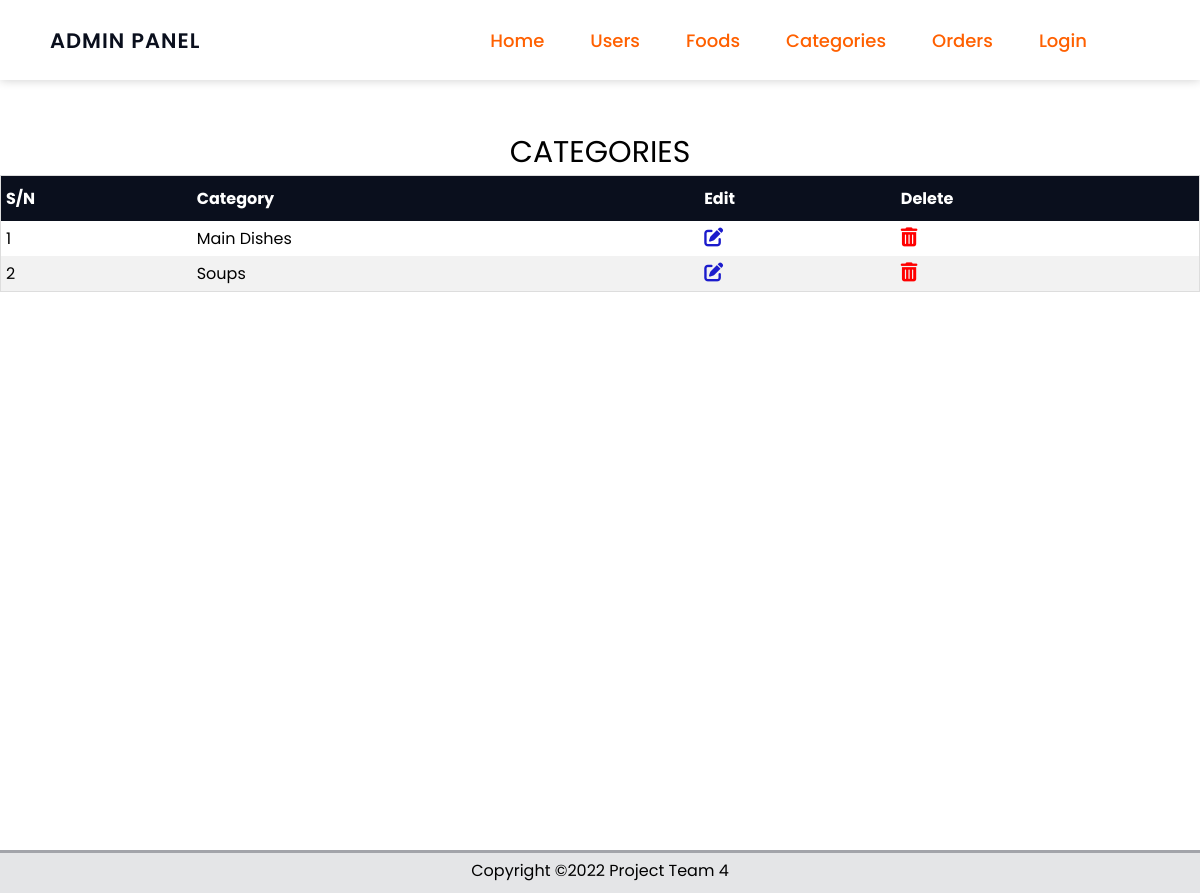
Page /category on the earlier database version.
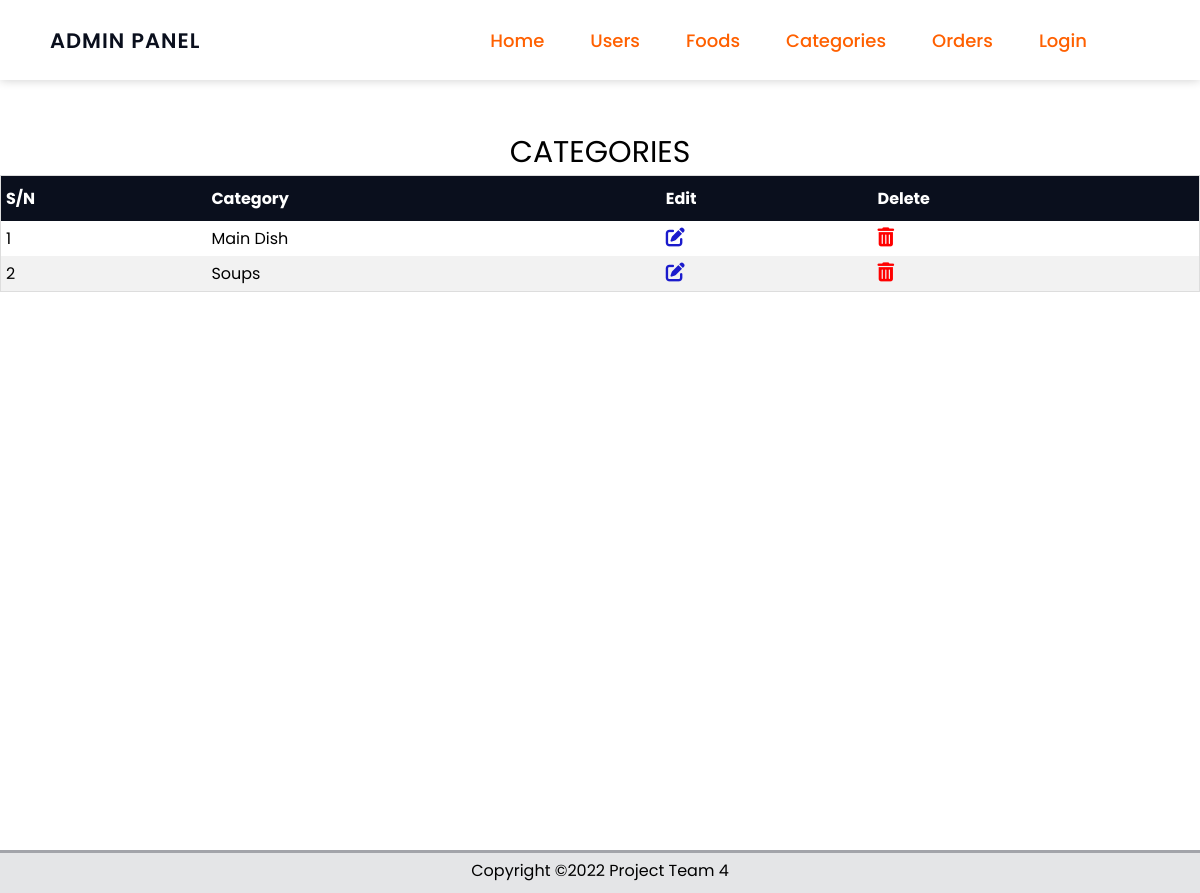
Same page on the later database version.
### eatapp/foods/models.py (models this page shows)
class Categories(db.Model):
    id = db.Column(db.Integer, primary_key=True, nullable=False)   # user id
    category_name = db.Column(db.String(50), unique=True, nullable=False)    # username field

### eatapp/foods/routes.py (the view)
@app.route("/category")
def category():
    categories = Categories.query.all()
    if request.method == "POST":
        pass
    return render_template('admin/category.html', title='Category', categories=categories)

### eatapp/templates/admin/category.html
{% extends 'admin/layout.html' %}
{% block content %}
<div class="table-container">
    <table class="table">
        <caption>CATEGORIES</caption>
        <thead>
            <th>S/N</th>
            <th>Category</th>
            <th>Edit</th>
            <th>Delete</th>
        </thead>
        <tbody>
            {% for category in categories %}
            <tr>
                <td> {{ loop.index }} </td>
                <td>{{ category.category_name }}</td>
                <td>
                    <a href="{{url_for('updateCategory', id=category.id)}}" title="edit {{category.category_name}}" ><i class="edit fa-solid fa-pen-to-square"></i></a>
                </td>
                <td>
                    <a href="#" title="delete {{category.category_name}}"><i class="delete fa-solid fa-trash-can"></i></a>
                </td>
            </tr>
            {% endfor %}
        </tbody>
    </table>
</div>
{% endblock content %}

### eatapp/templates/admin/layout.html (shortened to what this page needs)
<!DOCTYPE html>
<html lang="en">
<head>
    <link rel="stylesheet" href="{{url_for('static', filename='css/main.css')}}">
    <link rel="stylesheet" href="{{url_for('static', filename='css/forms.css')}}">
    <link rel="stylesheet" href="{{url_for('static', filename='css/alerts.css')}}">
    <link rel="stylesheet" href="{{url_for('static', filename='css/addcategory.css')}}">
    <link rel="stylesheet" href="{{url_for('static', filename='css/admin.css')}}">
</head>
<body>
    <nav class="navbar">
        <div class="logo">
            <a href="{{url_for('admin')}}">
                <span>ADMIN PANEL</span>
            </a>
        </div>
        <ul>
            <li>
                <a href="{{url_for('home')}}">Home</a>
            </li>
            <li>
                <a href="#">Users</a>
            </li>
            <li>
                <a href="{{url_for('foods')}}">Foods</a>
            </li>
            <li>
                <a href="#">Categories</a>
            </li>
            <li>
                <a href="#">Orders</a>
            </li>
            <li>
                <a href="{{url_for('login')}}">Login</a>
            </li>
        </ul>
    </nav>
    {% block content %} {% endblock content %}
    <footer id="footer">
        <div class="container">
            <div class="bottom-content">
                <p>Copyright &copy;2022 Project Team 4</p>
            </div>
        </div>
    </footer>
</body>
</html>

### eatapp/static/css/main.css (style rules this page uses)
* { padding: 0; margin: 0; box-sizing: border-box; font-family: 'poppins', sans-serif; list-style-type: none; text-decoration: none; }
html, body { width: 100%; background-repeat: no-repeat; scroll-behavior: smooth; }
.navbar { width: 100%; height: 10vh; background: #fff; display: flex; align-items: center; padding: 0 100px 0 50px; box-shadow: 0 0 10px rgba(10, 4, 1, 0.2); justify-content: space-between; }
.navbar .logo span { font-weight: 600; letter-spacing: 1px; font-size: 21px; color: rgb(10, 15, 29); }
.navbar ul { display: flex; justify-content: flex-end; }
.navbar ul li { margin-left: 20px; }
.navbar ul li a { color: rgb(255,96,0); font-size: 18px; font-weight: 500; padding: 13px; cursor: pointer; transition: all 0.3s ease; }
#footer { bottom: 0; background: rgba(121, 124, 133, 0.2); border-top: 3px solid rgba(10, 15, 29, 0.3); max-width: 100%; position: relative; width: 100%; }
#footer .container { width: 80%; margin: 0 auto; }
#footer .container .bottom-content { text-align: center; padding: 5px 0 10px 0; }

### eatapp/static/css/forms.css (style rules this page uses)
* { margin: 0; padding: 0; box-sizing: border-box; font-family: 'Poppins', sans-serif; text-decoration: none; list-style-type: none; }

### eatapp/static/css/admin.css (style rules this page uses)
.table-container { max-width: 100%; height: 90vh; }
.table { overflow-x: auto; border-collapse: collapse; border-spacing: 0; width: 100%; border: 1px solid #ddd; margin-top: 50px; }
.table caption { font-size: 30px; }
.table th { text-align: left; padding: 10px 5px; background-color: rgb(10, 15, 29); color: #fff; }
.table td { text-align: left; padding: 5px; }
.table tr:nth-child(even) { background-color: #f2f2f2; }
.edit { color: rgb(27, 27, 204); font-size: 19px; }
.delete { color: red; font-size: 19px; }

Differences in the rows shown:
changed Categories: category_name "Main Dishes" → "Main Dish"
